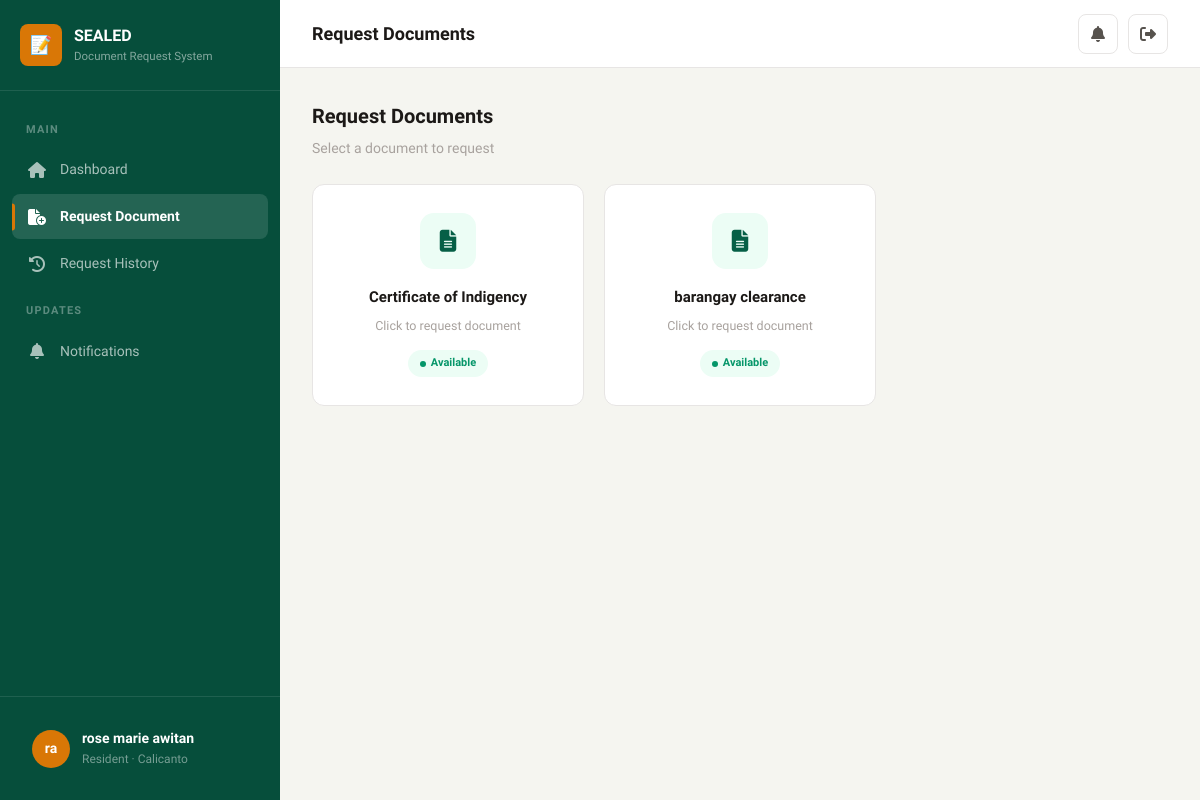
Page /resident/request/ (signed in) on the committed database.
### brgy/models.py (models this page shows, shortened)
class CustomUser(AbstractUser):
    class Role(models.TextChoices):
        RESIDENT = 'resident', 'Resident'
        STAFF = 'staff', 'Staff'
        ADMIN = 'admin', 'Administrator'
    class VerificationStatus(models.TextChoices):
        PENDING = 'pending', 'Pending'
        APPROVED = 'approved', 'Approved'
        REJECTED = 'rejected', 'Rejected'
    id = models.UUIDField(primary_key=True, default=uuid.uuid4, editable=False)
    role = models.CharField(max_length=20, choices=Role.choices, default=Role.RESIDENT)
    barangay = models.ForeignKey(
        Barangay, on_delete=models.SET_NULL, null=True, blank=True, related_name='users'
    )
    verification_status = models.CharField(
        max_length=20, choices=VerificationStatus.choices, default=VerificationStatus.PENDING
    )
    phone_number = models.CharField(max_length=20, blank=True)
    address = models.TextField(blank=True)
    birth_date = models.DateField(null=True, blank=True)
    gender = models.CharField(max_length=10, blank=True)
    middle_name = models.CharField(max_length=150, blank=True)
    civil_status = models.CharField(max_length=20, blank=True, default='')
    occupation = models.CharField(max_length=100, blank=True, default='')
    id_type = models.CharField(max_length=50, blank=True, default='')
    id_front = models.ImageField(upload_to='resident_ids/', blank=True, null=True)
    id_back = models.ImageField(upload_to='resident_ids/', blank=True, null=True)
    profile_picture = models.ImageField(upload_to='profile_pictures/', blank=True, null=True)
    rejection_reason = models.TextField(blank=True, default='')
    class Meta:
        ordering = ['-date_joined']
    @property
    def is_verified_resident(self):
        return self.role == 'resident' and self.verification_status == 'approved'
    @property
    def display_name(self):
        return self.get_full_name() or self.username

class Barangay(models.Model):
    id = models.UUIDField(primary_key=True, default=uuid.uuid4, editable=False)
    name = models.CharField(max_length=200)
    address = models.TextField()
    contact_number = models.CharField(max_length=20, blank=True)
    email = models.EmailField(blank=True)
    chairman_name = models.CharField(max_length=200, blank=True)
    officials = models.JSONField(default=dict, blank=True)
    is_active = models.BooleanField(default=True)
    created_at = models.DateTimeField(auto_now_add=True)
    updated_at = models.DateTimeField(auto_now=True)
    class Meta:
        ordering = ['name']

class DocumentType(models.Model):
    id = models.UUIDField(primary_key=True, default=uuid.uuid4, editable=False)
    name = models.CharField(max_length=200)
    description = models.TextField(blank=True)
    requirements = models.TextField(blank=True, help_text="One requirement per line")
    fee = models.DecimalField(max_digits=10, decimal_places=2, default=0, null=True, blank=True)
    is_active = models.BooleanField(default=True)
    barangay = models.ForeignKey(Barangay, on_delete=models.CASCADE, related_name='document_types')
    template_file = models.FileField(
        upload_to='document_templates/',
        blank=True,
        null=True,
        help_text="Upload a .docx template for this document"
    )
    created_at = models.DateTimeField(auto_now_add=True)
    class Meta:
        ordering = ['name']

### brgy/views.py (the view)
# urls.py: path('resident/request/', views.request_document, name='request_document'),
@login_required
@role_required('resident')
def request_document(request):
    user = request.user
    if not user.is_verified_resident:
        messages.warning(request, 'Your account must be verified before you can request documents.')
        return redirect('resident_dashboard')
    doc_types = DocumentType.objects.filter(barangay=user.barangay, is_active=True)
    return render(request, 'brgy/resident/request_document.html', {
        'doc_types': doc_types,
    })

### brgy/context_processors.py (called while the page is built)
def brgy_context(request):
    context = {}
    if request.user.is_authenticated:
        unread_count = Notification.objects.filter(user=request.user, is_read=False).count()
        recent_notifications = Notification.objects.filter(user=request.user)[:5]
        context['unread_notification_count'] = unread_count
        context['recent_notifications'] = recent_notifications
    return context

### brgy/views.py (called while the page is built)
def role_required(*roles):
    def decorator(view_func):
        @wraps(view_func)
        def wrapper(request, *args, **kwargs):
            if not request.user.is_authenticated:
                return redirect('login')
            if request.user.role not in roles:
                messages.error(request, 'You do not have permission to access that page.')
                return redirect('dashboard')
            return view_func(request, *args, **kwargs)
        return wrapper
    return decorator

### brgy/templates/brgy/resident/request_document.html (shortened to what this page needs)
{% extends 'brgy/base.html' %}
{% block nav_res_request %}active{% endblock %}
{% block page_title %}Request Documents{% endblock %}
{% block content %}
<div style="margin-bottom:24px;">
    <h2 style="font-size:20px;font-weight:800;color:var(--text);margin-bottom:4px;">Request Documents</h2>
    <p class="text-sm text-muted">Select a document to request</p>
</div>
{% if doc_types %}
<div class="doc-grid">
    {% for dt in doc_types %}
    <a href="{% url 'request_document_submit' dt.pk %}" class="doc-card">
        <div class="doc-card-icon">
            <i class="fa-solid fa-file-lines"></i>
        </div>
        <h3>{{ dt.name }}</h3>
        <p>Click to request document</p>
        <span class="doc-badge">Available</span>
    </a>
    {% endfor %}
</div>
{% else %}
<div class="empty-state">
    <i class="fa-solid fa-file-circle-xmark"></i>
    <h4>No Documents Available</h4>
    <p>There are no document types available for your barangay yet. Please check back later.</p>
</div>
{% endif %}
{% endblock %}

### brgy/templates/brgy/base.html (shortened to what this page needs)
{% load static %}
<!DOCTYPE html>
<html lang="en">
<head>
    <link rel="stylesheet" href="https://cdnjs.cloudflare.com/ajax/libs/font-awesome/6.5.1/css/all.min.css">
    <link rel="stylesheet" href="{% static 'css/style.css' %}">
</head>
<body>
    <div class="app-layout">
        <aside class="sidebar" id="sidebar">
            <div class="sidebar-header">
                <div class="sidebar-logo">
                    <div class="sidebar-logo-icon">📝</div>
                    <div class="sidebar-logo-text">
                        SEALED
                        <small>Document Request System</small>
                    </div>
                </div>
            </div>
            <nav class="sidebar-nav">
                {% if user.role == 'resident' %}
                <div class="sidebar-section-label">Main</div>
                <a href="{% url 'resident_dashboard' %}" class="sidebar-item {% block nav_res_dashboard %}{% endblock %}">
                    <i class="fa-solid fa-house"></i> Dashboard
                </a>
                <a href="{% url 'request_document' %}" class="sidebar-item {% block nav_res_request %}{% endblock %}">
                    <i class="fa-solid fa-file-circle-plus"></i> Request Document
                </a>
                <a href="{% url 'request_history' %}" class="sidebar-item {% block nav_res_history %}{% endblock %}">
                    <i class="fa-solid fa-clock-rotate-left"></i> Request History
                </a>
                <div class="sidebar-section-label">Updates</div>
                <a href="{% url 'notifications' %}" class="sidebar-item {% block nav_res_notifications %}{% endblock %}">
                    <i class="fa-solid fa-bell"></i> Notifications
                </a>
                {% endif %}
            </nav>
            <div class="sidebar-footer">
                <a href="{% url 'profile' %}" class="sidebar-user">
                    <div class="sidebar-avatar">{{ user.first_name.0 }}{{ user.last_name.0 }}</div>
                    <div class="sidebar-user-info">
                        <div class="sidebar-user-name">{{ user.display_name }}</div>
                        <div class="sidebar-user-role">{{ user.get_role_display }}{% if user.barangay %} &middot; {{ user.barangay.name }}{% endif %}</div>
                    </div>
                </a>
            </div>
        </aside>
        <main class="main-content">
            <header class="topbar">
                <div class="topbar-left">
                    <h1 class="topbar-title">{% block page_title %}Dashboard{% endblock %}</h1>
                </div>
                <div class="topbar-right">
                    <div style="position:relative">
                        <button class="topbar-btn" id="notifBtn" aria-label="Notifications">
                            <i class="fa-solid fa-bell"></i>
                        </button>
                    </div>
                    <a href="{% url 'logout' %}" class="topbar-btn" title="Logout" data-confirm="Are you sure you want to logout?">
                        <i class="fa-solid fa-right-from-bracket"></i>
                    </a>
                </div>
            </header>
            <div class="page-content">
                {% block content %}{% endblock %}
            </div>
        </main>
    </div>
</body>
</html>

### brgy/static/css/base.css (style rules this page uses)
:root { --primary: #065F46; --primary-light: #059669; --primary-dark: #064E3B; --primary-50: #ECFDF5; --primary-100: #D1FAE5; --primary-200: #A7F3D0; --accent: #D97706; --accent-light: #F59E0B; --accent-dark: #B45309; --accent-50: #FFFBEB; --accent-100: #FEF3C7; --bg: #F5F5F0; --bg-alt: #EDEDEA; --card: #FFFFFF; --text: #1C1917; --text-secondary: #57534E; --text-muted: #A8A29E; --border: #E7E5E4; --border-light: #F5F5F4; --success: #059669; --success-bg: #ECFDF5; --warning: #D97706; --warning-bg: #FFFBEB; --danger: #DC2626; --danger-bg: #FEF2F2; --info: #0891B2; --info-bg: #ECFEFF; --sidebar-width: 280px; --topbar-height: 68px; --radius: 12px; --radius-sm: 8px; --shadow-sm: 0 1px 3px rgba(0,0,0,0.04); --shadow: 0 1px 4px rgba(0,0,0,0.06), 0 1px 2px rgba(0,0,0,0.04); --shadow-md: 0 6px 12px -2px rgba(0,0,0,0.08), 0 3px 6px -2px rgba(0,0,0,0.05); --shadow-lg: 0 12px 24px -4px rgba(0,0,0,0.1), 0 6px 12px -4px rgba(0,0,0,0.05); --transition: 0.25s ease; }
*, *::before, *::after { box-sizing: border-box; margin: 0; padding: 0; }
body { font-family: 'Plus Jakarta Sans', -apple-system, BlinkMacSystemFont, sans-serif; background: var(--bg); color: var(--text); font-size: 15px; line-height: 1.65; -webkit-font-smoothing: antialiased; overflow-x: hidden; }
a { color: var(--primary-light); text-decoration: none; transition: color var(--transition); }
.app-layout { display: flex; min-height: 100vh; }
.main-content { flex: 1; margin-left: var(--sidebar-width); min-height: 100vh; display: flex; flex-direction: column; }
.page-content { flex: 1; padding: 32px; animation: fadeIn 0.3s ease; }
.text-muted { color: var(--text-muted) !important; }
.text-sm { font-size: 14px; }

### brgy/static/css/sidebar.css (style rules this page uses)
.sidebar { width: var(--sidebar-width); background: var(--primary-dark); color: #fff; position: fixed; top: 0; left: 0; bottom: 0; z-index: 100; display: flex; flex-direction: column; transition: transform 0.3s ease; overflow-y: auto; }
.sidebar-header { padding: 24px 20px; border-bottom: 1px solid rgba(255,255,255,0.1); flex-shrink: 0; }
.sidebar-logo { display: flex; align-items: center; gap: 12px; }
.sidebar-logo-icon { width: 42px; height: 42px; background: var(--accent); border-radius: var(--radius-sm); display: flex; align-items: center; justify-content: center; font-size: 18px; font-weight: 800; color: #fff; flex-shrink: 0; }
.sidebar-logo-text { font-size: 16px; font-weight: 700; line-height: 1.3; color: #fff; }
.sidebar-logo-text small { display: block; font-size: 11.5px; font-weight: 400; color: rgba(255,255,255,0.5); margin-top: 2px; }
.sidebar-nav { flex: 1; padding: 16px 12px; }
.sidebar-section-label { font-size: 11px; font-weight: 700; text-transform: uppercase; letter-spacing: 1.2px; color: rgba(255,255,255,0.35); padding: 14px 14px 8px; }
.sidebar-item { display: flex; align-items: center; gap: 12px; padding: 11px 14px; border-radius: var(--radius-sm); color: rgba(255,255,255,0.65); font-size: 14px; font-weight: 500; transition: all var(--transition); margin-bottom: 2px; position: relative; }
.sidebar-item.active { background: rgba(255,255,255,0.12); color: #fff; font-weight: 600; }
.sidebar-item.active::before { content: ''; position: absolute; left: 0; top: 50%; transform: translateY(-50%); width: 3px; height: 60%; background: var(--accent); border-radius: 0 3px 3px 0; }
.sidebar-item i { width: 22px; text-align: center; font-size: 16px; flex-shrink: 0; }
.sidebar-footer { padding: 18px 20px; border-top: 1px solid rgba(255,255,255,0.1); flex-shrink: 0; }
.sidebar-user { display: flex; align-items: center; gap: 12px; }
.sidebar-avatar { width: 38px; height: 38px; border-radius: 50%; background: var(--accent); display: flex; align-items: center; justify-content: center; font-size: 14px; font-weight: 700; color: #fff; flex-shrink: 0; }
.sidebar-user-info { overflow: hidden; }
.sidebar-user-name { font-size: 14px; font-weight: 600; color: #fff; white-space: nowrap; overflow: hidden; text-overflow: ellipsis; }
.sidebar-user-role { font-size: 12px; color: rgba(255,255,255,0.45); text-transform: capitalize; }

### brgy/templates/brgy/base.html (style rules this page uses)
a.sidebar-user { text-decoration: none; color: inherit; display: flex; align-items: center; gap: 12px; padding: 12px; border-radius: 8px; transition: background-color 0.2s ease; cursor: pointer; }

### rows in the picture
CustomUser: first_name.0 "r", last_name.0 "a", display_name "rose marie awitan", role "Resident", barangay.name "Calicanto"
DocumentType: name "Certificate of Indigency"
DocumentType: name "barangay clearance"
